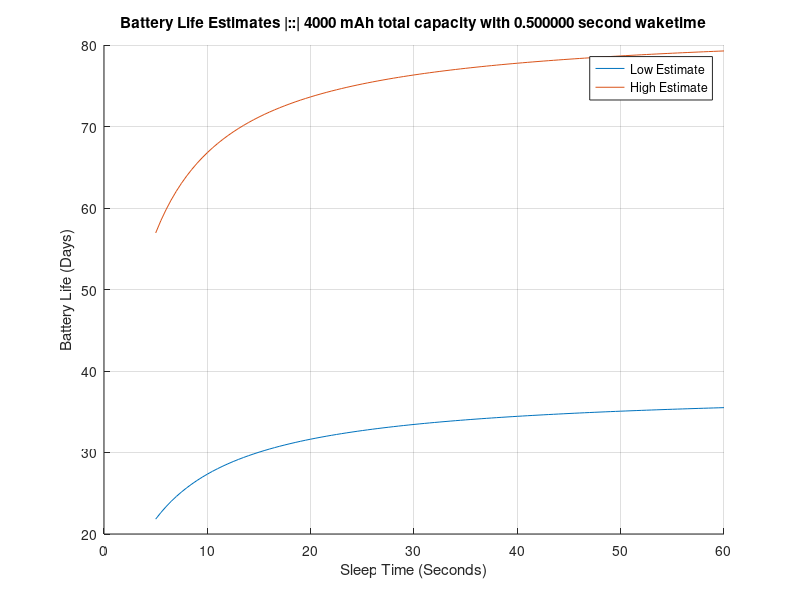

This figure's MATLAB source:
%% Battery_Analysis.m
% Nipun Gunawardena
% Estimate battery life for BTEMS
% TODO: Add sleepTime/wakeTime low and high?


clear all, close all, clc


%% Initialize variables
numBatsSeries = 4;      % Natural number
numBatsParallel = 2;    % Natural number, don't use 0
voltsPerBat = 1.5;      % V
batCapacity = 2000;     % mAh
sleepLow = 2.02;        % mA - Lowest reading measured while sleeping
sleepHigh = 4.40;       % mA - Highest reading measured while sleeping
wakeLow = 12;           % mA - Lowest reading measured while awake
wakeHigh = 40;          % mA - Highest reading measured while awake


%% Vary sleeptime to see effect on battery life
wakeTime = 0.5/3600;       % Convert seconds to hours
sleepTime = (5:0.5:60)/3600;
totCapacity = numBatsParallel*batCapacity;
avgCurrentLow = (1./(sleepTime + wakeTime)) .* (sleepLow*sleepTime + wakeLow*wakeTime);
avgCurrentHigh = (1./(sleepTime + wakeTime) .* (sleepHigh*sleepTime + wakeHigh*wakeTime));
highEstimate = totCapacity./avgCurrentLow;
lowEstimate = totCapacity./avgCurrentHigh;


%% Plot
wakeTime = wakeTime * 3600;     % Get back to seconds
sleepTime = sleepTime * 3600;

figure()
hold all
plot(sleepTime, lowEstimate/24);
plot(sleepTime, highEstimate/24);
title(sprintf('Battery Life Estimates |::| %d mAh total capacity with %f second waketime', totCapacity, wakeTime));
xlabel('Sleep Time (Seconds)');
ylabel('Battery Life (Days)');
legend('Low Estimate','High Estimate');
grid on